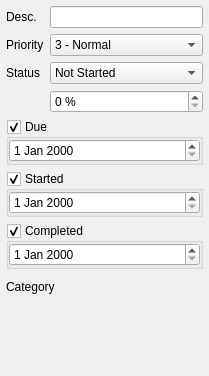
<ui version="4.0" >
 <class>NewTaskDetail</class>
 <widget class="QWidget" name="NewTaskDetail" >
  <property name="geometry" >
   <rect>
    <x>0</x>
    <y>0</y>
    <width>209</width>
    <height>376</height>
   </rect>
  </property>
  <property name="windowTitle" >
   <string>Form1</string>
  </property>
  <layout class="QVBoxLayout" >
   <property name="margin" >
    <number>6</number>
   </property>
   <property name="spacing" >
    <number>6</number>
   </property>
   <item>
    <layout class="QGridLayout" >
     <property name="margin" >
      <number>0</number>
     </property>
     <property name="spacing" >
      <number>6</number>
     </property>
     <item row="0" column="0" >
      <widget class="QLabel" name="TextLabel1_2" >
       <property name="frameShape" >
        <enum>QFrame::NoFrame</enum>
       </property>
       <property name="frameShadow" >
        <enum>QFrame::Plain</enum>
       </property>
       <property name="text" >
        <string>Desc.</string>
       </property>
      </widget>
     </item>
     <item row="0" column="1" >
      <widget class="QLineEdit" name="inputDescription" />
     </item>
     <item row="1" column="0" >
      <widget class="QLabel" name="TextLabel2_2_2" >
       <property name="text" >
        <string>Priority</string>
       </property>
      </widget>
     </item>
     <item row="1" column="1" >
      <widget class="QComboBox" name="comboPriority" >
       <property name="sizePolicy" >
        <sizepolicy>
         <hsizetype>7</hsizetype>
         <vsizetype>0</vsizetype>
         <horstretch>0</horstretch>
         <verstretch>0</verstretch>
        </sizepolicy>
       </property>
       <property name="whatsThis" >
        <string/>
       </property>
       <property name="currentIndex" >
        <number>2</number>
       </property>
       <item>
        <property name="text" >
         <string>1 - Very High</string>
        </property>
       </item>
       <item>
        <property name="text" >
         <string>2 - High</string>
        </property>
       </item>
       <item>
        <property name="text" >
         <string>3 - Normal</string>
        </property>
       </item>
       <item>
        <property name="text" >
         <string>4 - Low</string>
        </property>
       </item>
       <item>
        <property name="text" >
         <string>5 - Very Low</string>
        </property>
       </item>
      </widget>
     </item>
     <item rowspan="1" row="2" column="0" >
      <widget class="QLabel" name="TextLabel2_3_2" >
       <property name="text" >
        <string>Status</string>
       </property>
      </widget>
     </item>
     <item row="2" column="1" >
      <widget class="QComboBox" name="comboStatus" >
       <property name="sizePolicy" >
        <sizepolicy>
         <hsizetype>7</hsizetype>
         <vsizetype>0</vsizetype>
         <horstretch>0</horstretch>
         <verstretch>0</verstretch>
        </sizepolicy>
       </property>
       <property name="whatsThis" >
        <string/>
       </property>
       <property name="currentIndex" >
        <number>0</number>
       </property>
       <item>
        <property name="text" >
         <string>Not Started</string>
        </property>
       </item>
       <item>
        <property name="text" >
         <string>In Progress</string>
        </property>
       </item>
       <item>
        <property name="text" >
         <string>Completed</string>
        </property>
       </item>
       <item>
        <property name="text" >
         <string>Waiting</string>
        </property>
       </item>
       <item>
        <property name="text" >
         <string>Deferred</string>
        </property>
       </item>
      </widget>
     </item>
     <item row="3" column="1" >
      <widget class="QSpinBox" name="spinComplete" >
       <property name="suffix" >
        <string> %</string>
       </property>
       <property name="maximum" >
        <number>100</number>
       </property>
       <property name="minimum" >
        <number>0</number>
       </property>
      </widget>
     </item>
    </layout>
   </item>
   <item>
    <widget class="QGroupBox" name="dueCheck" >
     <property name="focusPolicy" >
      <enum>Qt::TabFocus</enum>
     </property>
     <property name="title" >
      <string>Due</string>
     </property>
     <property name="checkable" >
      <bool>true</bool>
     </property>
     <layout class="QVBoxLayout" >
      <property name="margin" >
       <number>0</number>
      </property>
      <property name="spacing" >
       <number>0</number>
      </property>
      <item>
       <widget class="QDateEdit" name="dueEdit" />
      </item>
     </layout>
    </widget>
   </item>
   <item>
    <widget class="QGroupBox" name="startedCheck" >
     <property name="focusPolicy" >
      <enum>Qt::TabFocus</enum>
     </property>
     <property name="title" >
      <string>Started</string>
     </property>
     <property name="checkable" >
      <bool>true</bool>
     </property>
     <layout class="QVBoxLayout" >
      <property name="margin" >
       <number>0</number>
      </property>
      <property name="spacing" >
       <number>0</number>
      </property>
      <item>
       <widget class="QDateEdit" name="startedEdit" />
      </item>
     </layout>
    </widget>
   </item>
   <item>
    <widget class="QGroupBox" name="completedCheck" >
     <property name="focusPolicy" >
      <enum>Qt::TabFocus</enum>
     </property>
     <property name="title" >
      <string>Completed</string>
     </property>
     <property name="checkable" >
      <bool>true</bool>
     </property>
     <layout class="QVBoxLayout" >
      <property name="margin" >
       <number>0</number>
      </property>
      <property name="spacing" >
       <number>0</number>
      </property>
      <item>
       <widget class="QDateEdit" name="completedEdit" />
      </item>
     </layout>
    </widget>
   </item>
   <item>
    <layout class="QHBoxLayout" >
     <property name="margin" >
      <number>0</number>
     </property>
     <property name="spacing" >
      <number>6</number>
     </property>
     <item>
      <widget class="QLabel" name="TextLabel2_6_2" >
       <property name="sizePolicy" >
        <sizepolicy>
         <hsizetype>1</hsizetype>
         <vsizetype>5</vsizetype>
         <horstretch>0</horstretch>
         <verstretch>0</verstretch>
        </sizepolicy>
       </property>
       <property name="text" >
        <string>Category</string>
       </property>
      </widget>
     </item>
     <item>
      <widget class="TodoCategorySelector" native="1" name="comboCategory" >
       <property name="sizePolicy" >
        <sizepolicy>
         <hsizetype>1</hsizetype>
         <vsizetype>13</vsizetype>
         <horstretch>0</horstretch>
         <verstretch>0</verstretch>
        </sizepolicy>
       </property>
       <property name="minimumSize" >
        <size>
         <width>0</width>
         <height>23</height>
        </size>
       </property>
      </widget>
     </item>
    </layout>
   </item>
   <item>
    <spacer>
     <property name="orientation" >
      <enum>Qt::Vertical</enum>
     </property>
     <property name="sizeType" >
      <enum>QSizePolicy::Expanding</enum>
     </property>
     <property name="sizeHint" >
      <size>
       <width>191</width>
       <height>20</height>
      </size>
     </property>
    </spacer>
   </item>
  </layout>
 </widget>
 <customwidgets>
  <customwidget>
   <class>TodoCategorySelector</class>
   <extends>QWidget</extends>
   <header>todocategoryselector.h</header>
   <container>1</container>
  </customwidget>
 </customwidgets>
 <resources/>
 <connections/>
</ui>
